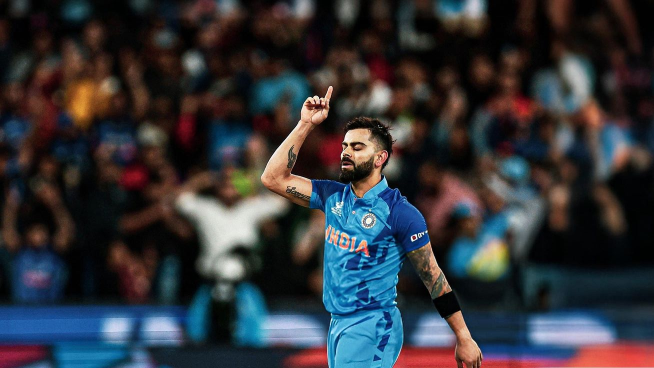
#> input picture download.jpg, 1308 x 736 px (shown at 1/2 size)
$ python transformations.py
#> lines starting #> are read from the running program, lines starting #| are printed output that depends on the picture
import cv2 as cv
import numpy as np

img = cv.imread('download.jpg')
#> img is the input picture: shape (736, 1308, 3); mean B, G, R 57.7, 52.8, 51.3

cv.imshow('veruit coli', img)

#TRANSLATE
def translate(img, x, y):
    transMat = np.float32([[1,0,x], [0,1,y]])
    dimensions = (img.shape[1], img.shape[0])
    return cv.warpAffine(img, transMat, dimensions)

resized = cv.resize(img, (500, 500), interpolation=cv.INTER_CUBIC)
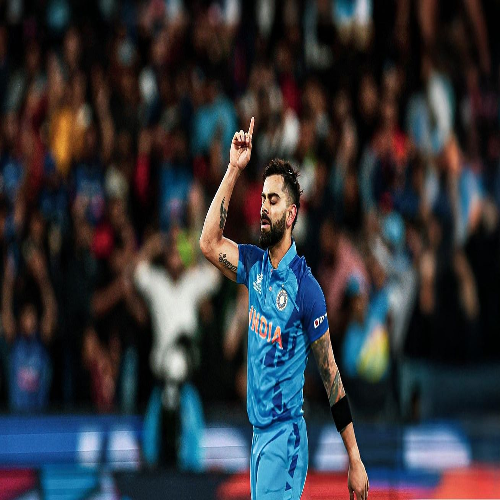
#> resized: shape (500, 500, 3); mean B, G, R 57.7, 52.8, 51.4
translated = translate(resized, -100, -100)
#> in translate, `return cv.warpAffine(img, transMat, dimensions)`:
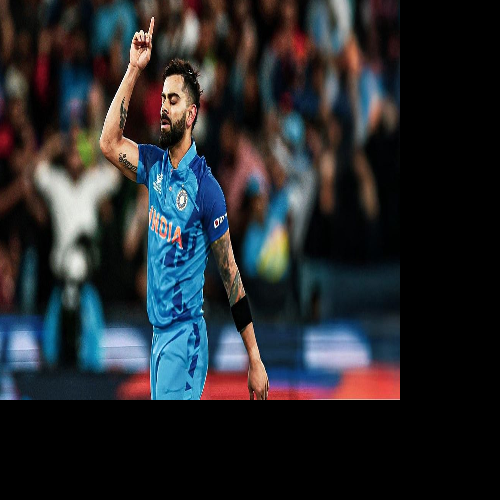
#> returned value: shape (500, 500, 3); mean of channels 0, 1, 2 45, 41.2, 38.7; drawn as B, G, R
cv.imshow('translated', translated)

#rotate
def rotate(img, angle, rotPoint=None):
    (height, width) = img.shape[:2]

    if rotPoint is None:
        rotPoint = (width//2, height//2)

    rotMat = cv.getRotationMatrix2D(rotPoint, angle, 1.0)
    dimensions = (width, height)

    return cv.warpAffine(img, rotMat, dimensions)

rotated = rotate(resized, 30)
#> in rotate, `return cv.warpAffine(img, rotMat, dimensions)`:
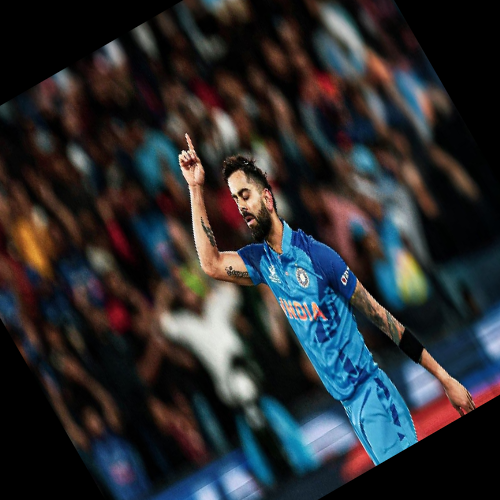
#> returned value: shape (500, 500, 3); mean of channels 0, 1, 2 48.2, 45.5, 44.2; drawn as B, G, R
cv.imshow('rotated', rotated)

#resize
resized = cv.resize(img, (500, 500), interpolation=cv.INTER_AREA)

#flip
flipped = cv.flip(resized, -1)
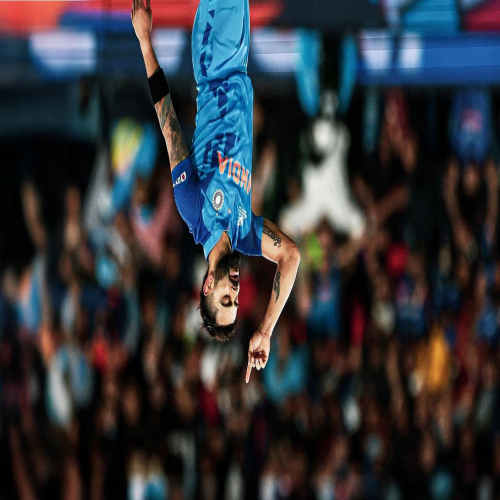
#> flipped: shape (500, 500, 3); mean B, G, R 57.7, 52.8, 51.3
cv.imshow('flipped', flipped)

#crop
cropped = resized[200:300, 200:300]
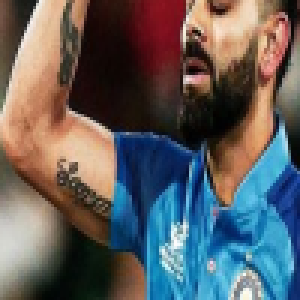
#> cropped: shape (100, 100, 3) (shown 3 times larger); mean B, G, R 95.7, 94.4, 95
cv.imshow('cropped', cropped)
cv.waitKey(0)
